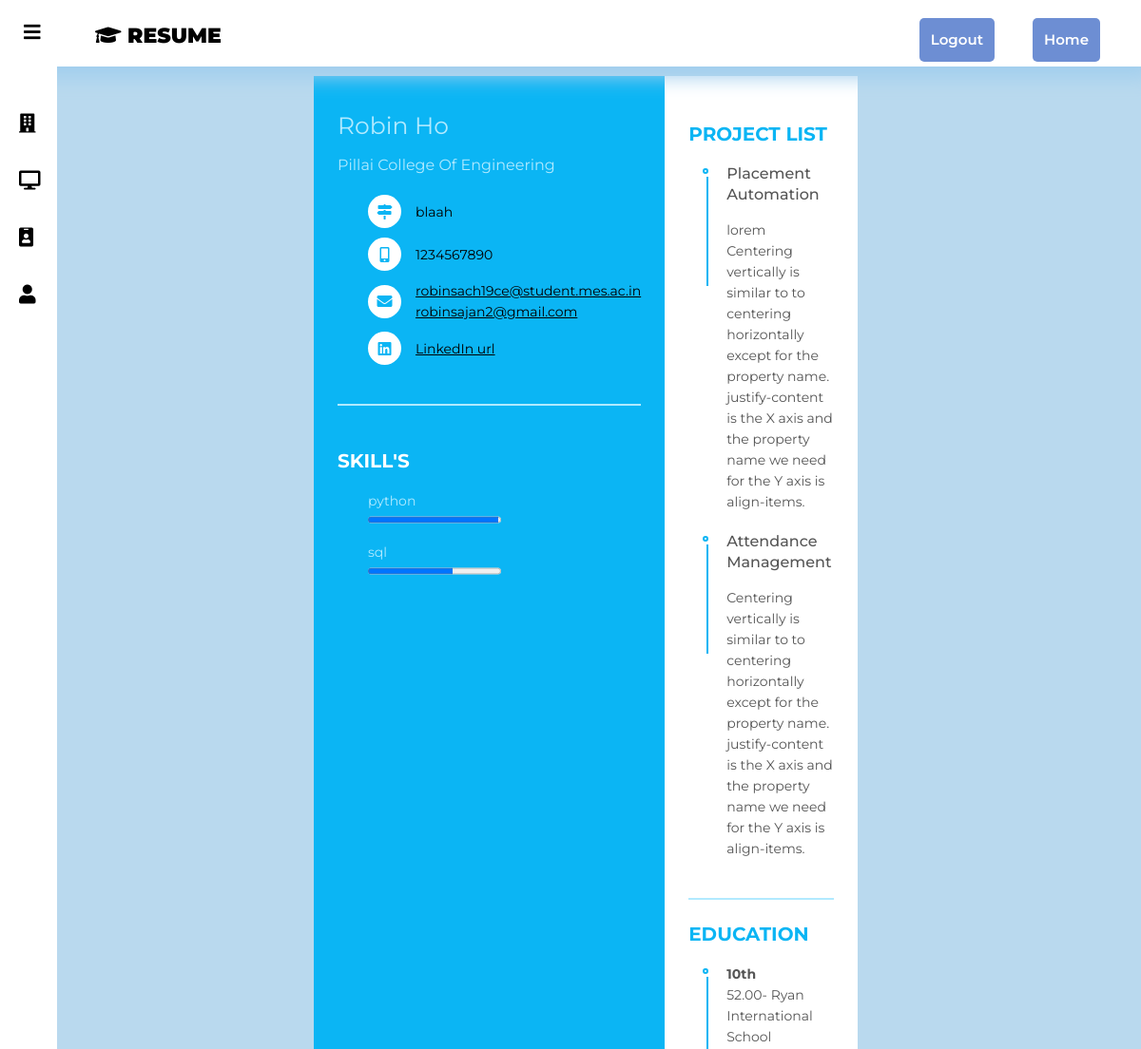
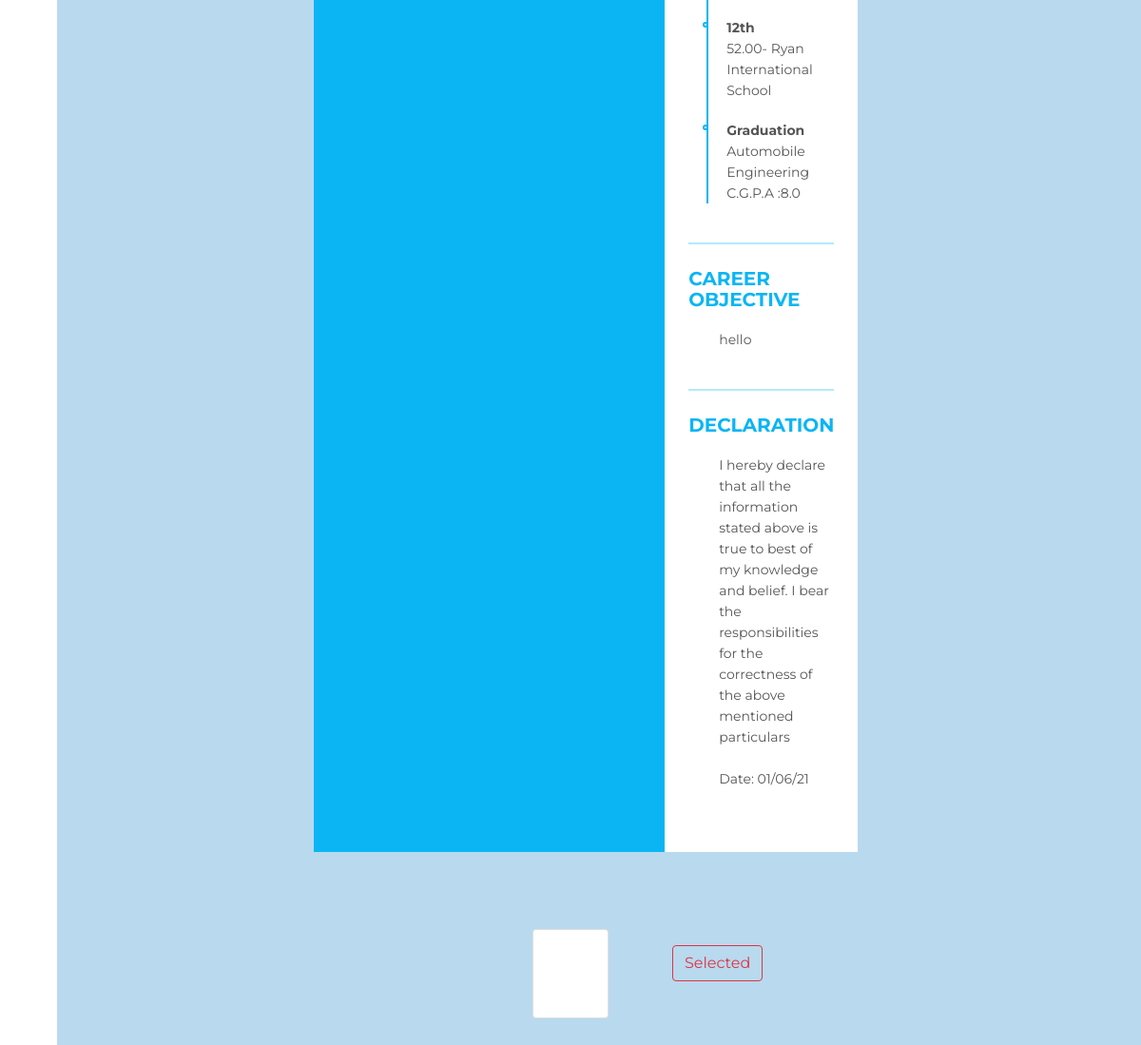
/company/job/9/studentresume/8/, run on the app's committed database (2 pictures, top to bottom).
### account/models.py (models this page shows)
class CustomUser(AbstractBaseUser, PermissionsMixin):
    email = models.EmailField(_('email address'), unique=True)
    first_name=models.CharField(max_length=50)
    last_name=models.CharField(max_length=50)
    user_type=models.CharField(max_length=100,choices=choice_list,default='student')
    is_staff = models.BooleanField(default=False)
    is_active = models.BooleanField(default=True)
    date_joined = models.DateTimeField(default=timezone.now)
    USERNAME_FIELD = 'email'
    REQUIRED_FIELDS = []
    objects = CustomUserManager()
    def __str__(self):
        return self.email

### student/models.py (models this page shows, shortened)
class StudentResume(models.Model):
    user=models.OneToOneField(get_user_model(),null=True,on_delete=models.CASCADE)
    phone_no=models.CharField(max_length=10)
    email2=models.EmailField()
    address=models.TextField()
    addmission_no=models.CharField(max_length=11,default=00000000)
    dob=models.DateField()
    gender=models.CharField(max_length=20,choices=gender_choice_list)
    branch=models.CharField(max_length=300,choices=branch_names)
    college=models.CharField(max_length=200,default="Pillai College Of Engineering")
    ssc=models.DecimalField(max_digits=5,decimal_places=2,default=0.00)
    ssc_college=models.CharField(max_length=200)
    hsc=models.DecimalField(max_digits=5,decimal_places=2,default=0.00)
    hsc_college=models.CharField(max_length=200,default="null")
    diploma=models.DecimalField(max_digits=5,decimal_places=2,default=0.00)
    diploma_college=models.CharField(max_length=200,default="null")
    sem1=models.DecimalField(max_digits=5,decimal_places=2,default=0.00,null=True)
    sem2=models.DecimalField(max_digits=5,decimal_places=2,default=0.00,null=True)
    sem3=models.DecimalField(max_digits=5,decimal_places=2,default=0.00,null=True)
    sem4=models.DecimalField(max_digits=5,decimal_places=2,default=0.00,null=True)
    sem5=models.DecimalField(max_digits=5,decimal_places=2,default=0.00,null=True)
    sem6=models.DecimalField(max_digits=5,decimal_places=2,default=0.00,null=True)
    sem7=models.DecimalField(max_digits=5,decimal_places=2,default=0.00,null=True)
    sem8=models.DecimalField(max_digits=5,decimal_places=2,default=0.00,null=True)
    attendance=models.DecimalField(max_digits=5,decimal_places=2,default=0.00)
    Backlogs=models.IntegerField(default=0.0)
    career_obj=models.TextField()
    linkden_url=models.CharField(max_length=100,null=True)
    github_url=models.CharField(max_length=100,null=True)
    is_verified=models.BooleanField(default=False)
    is_notified=models.BooleanField(default=False)
    def __str__(self):
        return str(self.user)

class SkillList(models.Model):
    user=models.ForeignKey(get_user_model(),on_delete=models.CASCADE)
    skill_name=models.CharField(max_length=125)
    skill_type=models.CharField(max_length=50)
    skill_level=models.CharField(max_length=25,choices=skill_level_list)

class ProjectList(models.Model):
    user=models.ForeignKey(get_user_model(),on_delete=models.CASCADE)
    project_title=models.CharField(max_length=200)
    project_description=models.TextField()
    semester=models.CharField(max_length=3, choices=semester_choice,default='3')

### company/views.py (the view)
# urls.py: path('job/<int:key1>/studentresume/<int:key>/',StudentResumeView,name="student-resume-c"),
def StudentResumeView(request,key1,key):
    jb=Job.objects.get(id=key1)
    sr=StudentResume.objects.get(id=key)
    User=get_user_model().objects.get(email=sr)
    project_list=ProjectList.objects.filter(user=User)
    skill_list=SkillList.objects.filter(user=User)
    cgpa=int(sr.sem1)+int(sr.sem2)+int(sr.sem3)+int(sr.sem4)+int(sr.sem5)+int(sr.sem6)+int(sr.sem7)+int(sr.sem8)
    cgpa=cgpa/8
    date=datetime.date.today().strftime("%d/%m/%y")
    try:
        res=Result.objects.get(user=User)
    except Result.DoesNotExist:
        res=False
    try:
        select=Selected.objects.get(job=jb,selected_applicants=User)
    except Selected.DoesNotExist:
        select=False
    try:
        reject=Rejected.objects.get(job=jb,rejected_applicants=User)
    except Rejected.DoesNotExist:
        reject=False
    try:
        invite=InvitedStudent.objects.get(job=jb,invited_applicants=User)
    except InvitedStudent.DoesNotExist:
        invite=False
    context={
        'sr':sr,
        'User':User,
        'jb':jb,
        'select':select,
        'reject':reject,
        'project_list':project_list,
        'skill_list':skill_list,
        'cgpa':cgpa,
        'date':date,
        'invite':invite,
        'res':res,
    }
    return render(request,'company/student_resume.html',context)

### company/templates/company/student_resume.html (shortened to what this page needs)
<!DOCTYPE html>
<html lang="en" dir="ltr">
  <head>
    {% load static %}
    <link href="https://cdn.jsdelivr.net/npm/bootstrap@5.0.0-beta3/dist/css/bootstrap.min.css" rel="stylesheet">
    <link rel="stylesheet" href="{% static 'company/css/company.css'%}">
    <link rel="stylesheet" href="{% static 'company/css/resume.css'%}">
    <link rel="stylesheet" href="https://cdnjs.cloudflare.com/ajax/libs/font-awesome/5.12.1/css/all.min.css">
    <link rel="stylesheet" href="https://cdn.jsdelivr.net/npm/pixeden-stroke-7-icon@1.2.3/pe-icon-7-stroke/dist/pe-icon-7-stroke.min.css">
  </head>
  <body style="background-color:#b9d9ee;">
    <header style="z-index:1;top:0;height:70px">
        <label for="check">
          <i class="fa fa-bars" aria-hidden="true" id="sidebar_btn"></i>
        </label>
        <div class="left_area">
          <h3><span><i class="fa fa-graduation-cap" aria-hidden="true"></i> Resume</span></h3>
        </div>
        {%if request.user.is_authenticated and request.user.id == User.id%}
        {%else%}
        <div class="right_area">
            <a href="{% url 'back-home' %}" class="logout_btn">Home</a>
          </div>
        {%endif%}
        <div class="right_area">
          <a href="{% url 'logout' %}" class="logout_btn">Logout</a>
        </div>
    </header>
    <div class="sidebar" style="z-index: 1;top:0">
        <a href="{% url 'jobs-list'%}"><i class="fa fa-building" aria-hidden="true"></i><span>Jobs</span></a>
        <a id="active-link" href="#"><i class="fas fa-desktop"></i><span>Forum</span></a>
        {% if request.user.companyprofile %}
        <a href="{% url 'edit-c-profile' request.user.companyprofile.id %}"><i class="fa fa-id-badge" aria-hidden="true"></i><span>Details</span></a>
        {%else%}
        <a href="{% url 'create-c-profile' %}"><i class="fa fa-id-badge" aria-hidden="true"></i><span>Details</span></a>
        {%endif%}
        <a href="{% url 'company-profile'%}"><i class="fa fa-user" aria-hidden="true"></i><span>Profile</span></a>
    </div>
<div class="resume" style="padding: 30px 330px;width:auto">
   <div class="resume_left" style="width:auto">
     <div class="resume_content">
       <div class="resume_item resume_info">
         <div class="title">
           <p class="regular" style="text-transform: capitalize;font-size:25px">{{User.first_name}} {{User.last_name}}</p>
         </div>
		 <div class="title">
           <p class="regular" style="font-size:16px">{{sr.college}}</p>
         </div>
         <ul>
           <li>
             <div class="icon">
               <i class="fas fa-map-signs"></i>
             </div>
             <div class="address" style="color:black" >
				{{sr.address}}
             </div>
           </li>
           <li>
             <div class="icon">
               <i class="fas fa-mobile-alt"></i>
             </div>
             <div class="phone_no" style="color:black" >
				{{sr.phone_no}}
             </div>
           </li>
           <li>
             <div class="icon">
               <i class="fas fa-envelope"></i>
             </div>
             <div class="mail">
              <a href="mailto:{{User}}" style="color:black" >{{User}}</a><br>
              <a href="mailto:{{sr.email2}}" style="color:black"  >{{sr.email2}}</a>
             </div>
           </li>
           <li>
             <div class="icon">
               <i class="fab fa-linkedin"></i>
             </div>
             <div class="linkedin_url" >
				<a href="{{sr.linkden_url}}" style="color:black"  target="_blank">LinkedIn url</a>
             </div>
           </li>
         </ul>
       </div>
       <br>
       <div class="resume_item resume_skills">
         <div class="title">
           <p class="bold">Skill's</p>
         </div>
         <ul>
          {% for skill in skill_list%}
          <li>
             <div class="skill_name">
                {{skill.skill_name}}
                {% if skill.skill_level == "Basic" %}
                <progress id="file" value="32" max="100"> 32% </progress>
                {%elif skill.skill_level == "InterMediate" %}
                <progress id="file" value="64" max="100"> 64% </progress>
                {%else%}
                <progress id="file" value="98" max="100"> 98% </progress>
                {%endif%}
             </div>
          </li>
          {%endfor%}
         </ul>
       </div>
     </div>
  </div>
  <div class="resume_right">
    <div class="resume_item resume_project">
        <div class="title">
           <p class="bold">Project list</p>
         </div>
        <ul>
          {% for project in project_list%}
            <li>
                <div class="date">{{project.project_title}}</div>
                <div class="info">
                  {{project.project_description}}
                </div>
            </li>
          {%endfor%}
        </ul>
    </div>
    <div class="resume_item resume_education">
      <div class="title">
           <p class="bold">Education</p>
         </div>
      <ul>
            <li>
                <div class="std" ><b>10th</b></div>
                <div class="info">
                  {{sr.ssc}}-
                  {{sr.ssc_college}}
                </div>
            </li>
            {% if sr.hsc != 0.0 %}
            <li>
              <div class="std"><b>12th</b></div>
              <div class="info">
                {{sr.hsc}}-
                {{sr.hsc_college}}
              </div>
            </li>
            {%endif%}
			<li>
              <div class="std"><b>Graduation</b></div>
              <div class="info">
                {{sr.branch}}<br>
                 C.G.P.A :{{cgpa}}
              </div>
            </li>
        </ul>
    </div>
	<div class="resume_item resume_careerobj">
         <div class="title">
           <p class="bold">Career Objective</p>
         </div>
         <ul>
           <li>
             <div class="objective">
                {{sr.career_obj}}
             </div>
           </li>
         </ul>
    </div>
	<div class="resume_item resume_declaration">
	  <div class="title">
			<p class="bold">Declaration</p>
	  </div>
	  <ul>
           <li>
             <div class="declaration">
              I hereby declare that all the information stated above is true to best of my knowledge and belief.
              I bear the responsibilities for the correctness of the above mentioned particulars<br><br>
              Date: {{date}}
             </div>
           </li>
         </ul>
        </div>
    </div>
</div>
<div style="padding: 1px 560px 50px 560px">
    <div class="card" style="display:flex;justify-content:center;">
        <div class="card-body">
            {%if select %}
            <a href="#" class="btn btn-outline-danger" style="margin-left:130px;pointer-events:none"> Selected</a>&nbsp
            {%elif reject%}
            <a href="{% url 'revert-reject-c' reject.id %}" class="btn btn-outline-success" style="margin-left:100px">Cancel Rejection</a>&nbsp
            {%endif%}
        </div>
      </div>
</div>
</body>
</html>

### static/company/css/company.css (style rules this page uses)
body { margin: 0; padding: 0; font-family: 'Poppins', sans-serif; background: #b9d9ee; }
header { position: fixed; background: #fff; padding: 3px; width: 100%; box-shadow: 1px 1px 20px 10px #a0ceee; }
.left_area h3 { position: fixed; color: rgb(58, 54, 54); margin: 0; text-transform: uppercase; font-size: 22px; font-weight: 900; left : 100px; }
.left_area span { color: #000; }
.logout_btn { padding: 12px; background: #6d8ed3; text-decoration: none; float: right; float: top; margin-top: -6px; margin-right: 40px; border-radius: 5px; font-size: 15px; font-weight: 600; color: #fff; transition: 0.5s; transition-property: background; }
.sidebar { background: #fff; margin-top: 70px; padding-top: 30px; position: fixed; left: 0; width: 250px; height: 100%; transition: 0.5s; transition-property: left; }
.sidebar a { color: #000; display: block; width: 100%; line-height: 60px; text-decoration: none; padding-left: 40px; box-sizing: border-box; transition: 0.5s; transition-property: background; }
.sidebar i { padding-right: 10px; }
label #sidebar_btn { z-index: 1; color: #000; position: fixed; cursor: pointer; left: 20px; font-size: 20px; margin: 5px ; transition: 0.8s; transition-property: color; }
#check:checked ~ .sidebar { left: -190px; }
#check:checked ~ .sidebar a { font-size: 20px; margin-left: 170px; width: 80px; }

### static/company/css/resume.css (style rules this page uses)
* { margin: 0; padding: 0; box-sizing: border-box; list-style: none; font-family: "Montserrat", sans-serif; }
body { background: #585c68; font-size: 14px; line-height: 22px; color: #555555; }
.bold { font-weight: 700; font-size: 20px; text-transform: uppercase; }
.resume { width: 800px; height: auto; display: flex; margin: 50px auto; }
.resume .resume_left { width: 280px; background: #0bb5f4; }
.resume .resume_left .resume_content { padding: 0 25px; }
.resume .title { margin-bottom: 20px; }
.resume .resume_left .bold { color: #fff; }
.resume .resume_left .regular { color: #b1eaff; }
.resume .resume_item { padding: 25px 0; border-bottom: 2px solid #b1eaff; }
.resume .resume_left .resume_item:last-child, .resume .resume_right .resume_item:last-child { border-bottom: 0px; }
.resume .resume_left ul li { display: flex; margin-bottom: 10px; align-items: center; }
.resume .resume_left ul li:last-child { margin-bottom: 0; }
.resume .resume_left ul li .icon { width: 35px; height: 35px; background: #fff; color: #0bb5f4; border-radius: 50%; margin-right: 15px; font-size: 16px; position: relative; }
.resume .icon i, .resume .resume_right .resume_hobby ul li i { position: absolute; top: 50%; left: 50%; transform: translate(-50%, -50%); }
.resume .resume_left .resume_skills ul li { display: flex; margin-bottom: 10px; color: #b1eaff; justify-content: space-between; align-items: center; }
.resume .resume_left .resume_skills ul li .skill_name { width: 25%; }
.resume .resume_right { width: 520px; background: #fff; padding: 25px; }
.resume .resume_right .bold { color: #0bb5f4; }
.resume .resume_right .resume_project ul, .resume .resume_right .resume_education ul { padding-left: 40px; overflow: hidden; }
.resume .resume_right ul li { position: relative; }
.resume .resume_right ul li .date { font-size: 16px; font-weight: 500; margin-bottom: 15px; }
.resume .resume_right ul li .info { margin-bottom: 20px; }
.resume .resume_right ul li:last-child .info { margin-bottom: 0; }
.resume .resume_right .resume_project ul li:before, .resume .resume_right .resume_education ul li:before { content: ""; position: absolute; top: 5px; left: -25px; width: 6px; height: 6px; border-radius: 50%; border: 2px solid #0bb5f4; }
.resume .resume_right .resume_project ul li:after, .resume .resume_right .resume_education ul li:after { content: ""; position: absolute; top: 14px; left: -21px; width: 2px; height: 115px; background: #0bb5f4; }
.resume .resume_right .resume_declaration ul { display: flex; justify-content: space-between; }
.resume .resume_right .resume_declaration ul:after { display: none; }

### data on the page
CustomUser: first_name "Robin", last_name "Ho", email "robinsach19ce@student.mes.ac.in"
StudentResume: college "Pillai College Of Engineering", address "blaah", phone_no "1234567890", email2 "robinsajan2@gmail.com", ssc "52.00", ssc_college "Ryan International School", hsc "52.00", hsc_college "Ryan International School", branch "Automobile Engineering", career_obj "hello"
SkillList: skill_name "python", skill_level "Advance" (drawn)
SkillList: skill_name "sql", skill_level "InterMediate" (drawn)
ProjectList: project_title "Placement Automation", project_description "lorem Centering vertically is similar to to centering horizontally except for the property name. justify-content is the X axis and the property name we need for the Y axis is align-items."
ProjectList: project_title "Attendance Management", project_description "Centering vertically is similar to to centering horizontally except for the property name. justify-content is the X axis and the property name we need for the Y axis is align-items."

### other printed values
{{ cgpa }} "8.0"
